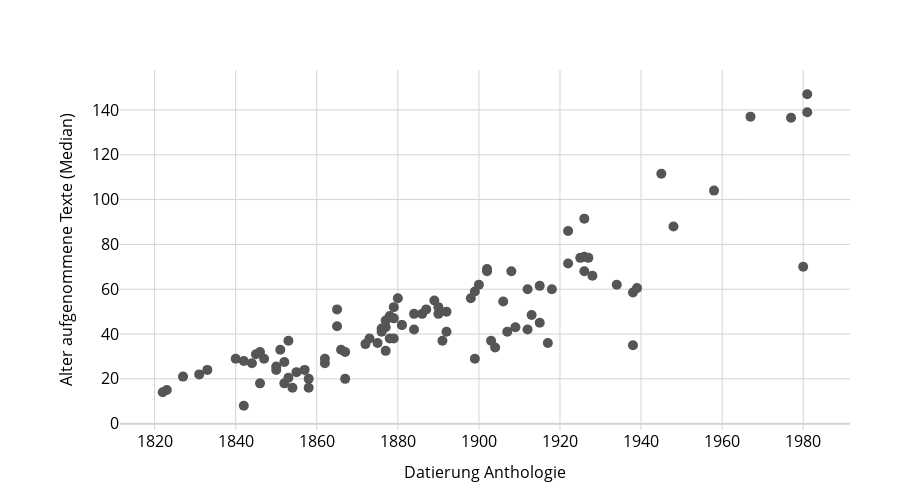

Here is the notebook cell this chart was saved with:
### Code cell
fig = px.scatter(
    anthologies_overview,
    x = 'anthology_year_used_ed',
    y = 'ages_median',
    hover_data = ['anthology'],
    labels = {'anthology_year_used_ed' : 'Datierung Anthologie', 
              'ages_median' : 'Alter aufgenommene Texte (Median)'},
)
    
fig.update_traces(marker={'size': 10})

fig.update_layout(
    width = 900, height = 500,
    xaxis=dict(tickfont=dict(size=16), titlefont=dict(size=16)),
    yaxis=dict(tickfont=dict(size=16), titlefont=dict(size=16)),
    margin=dict(t=70, b=70, l=120, r=50)
)
fig = update_fig_for_publication(fig, make_grey=True)
fig.update_xaxes(gridcolor="lightgray", showgrid=True)
fig.write_image(f"plots/4 Alter der Texte in Geschichtslyrik-Anthologien.pdf")
fig.show()

### Figure 1 — Plotly figure (JSON) as saved in the notebook; plotly's stock layout.template omitted (floating-point values rounded to 4 significant figures)
{"data": [{"customdata": [["1822.Petri"], ["1823.Petri"], ["1827/28.Petri"], ["1831.Wagner"], ["1833.Kröger"], ["1840.Schottmüller"], ["1842.Anonym(OestAd)"], ["1842/44.Lehmann"], ["1844.Niemeyer"], ["1845.Anonym"], ["1846.Anonym"], ["1846.Kletke"], ["1846.Sydow.2(1847)"], ["1850.Grube"], ["1850.Kriebitzsch"], ["1851.Müller/Kletke"], ["1852.Böttger.4(1862)"], ["1852.Jolowicz"], ["1852.Kurz"], ["1853.Gebhart"], ["1853.Krumbacher"], ["1854.Gruppe"], ["1855.Lüttringhaus.2(1857)"], ["1855.Zimmermann"], ["1858.Hocker"], ["1858.Lüttringhaus"], ["1862.Fricke"], ["1865.Anonym"], ["1865.Förster"], ["1866.Niedergesäß"], ["1867.Remy"], ["1867.Scholz"], ["1868.Corens.2(1872)"], ["1870.Brünnert.4(1902)"], ["1872.Bindewald.2(1875)"], ["1873.Kroder"], ["1876.Bintz"], ["1876.Bodamer"], ["1877.Anonym"], ["1877.Edert"], ["1877.Wagner"], ["1878.Gündel"], ["1878.Krämer"], ["1878.Pennerstorfer.2(1879)"], ["1879.Haselmayer/Haselmayer"], ["1879.Teuffenbach"], ["1880.Anonym"], ["1881.Polack"], ["1881/83.Meyer"], ["1884.Boehm"], ["1884.Meyer/Reichel"], ["1886.Bliedner"], ["1887.Kriebitzsch"], ["1889.Krais"], ["1890.Basedow"], ["1890.Kirchner"], ["1891.Brümmer"], ["1892.Dietlein"], ["1892/93.Tetzner"], ["1898.Wolter"], ["1899.Nießen"], ["1899.Schiffels"], ["1900.Waldmann"], ["1902.Lomberg"], ["1903.Stückmann/Ekeris"], ["1904.Linde"], ["1906/07.Weber"], ["1907.Zettel/Brunner"], ["1908.Berg"], ["1909.Meyer-Frommhold"], ["1912.Harten/Henniger"], ["1912.Werner"], ["1913.Schrutz"], ["1915.Eggert-Windegg"], ["1915.Sellmann"], ["1917.Götze/Ulbricht"], ["1918.Eschmann"], ["1922.Buckeley"], ["1922.Uhlmann-Bixterheide"], ["1925.Wehrhan"], ["1926.Beck"], ["1926.Rücker"], ["1926.Wenz"], ["1927.Maus"], ["1928/29.Graach"], ["1931.Müller.5(1945)"], ["1934.Jelusich"], ["1938.Plenzat"], ["1938.Schulz"], ["1939.Berendt"], ["1948.Anonym"], ["1958.Kipp"], ["1967.Fabian"], ["1977.Pawlik/Schlender"], ["1980.Kronenberg"], ["1981.Klein"], ["1981.Pinson"]], "hovertemplate": "Datierung Anthologie=%{x}<br>Alter aufgenommene Texte (Median)=%{y}<br>anthology=%{customdata[0]}<extra></extra>", "legendgroup": "", "line": {"color": "#555555"}, "marker": {"color": "#555555", "size": 10, "symbol": "circle"}, "mode": "markers", "name": "", "orientation": "v", "showlegend": false, "type": "scatter", "x": [1822, 1823, 1827, 1831, 1833, 1840, 1842, 1842, 1844, 1845, 1846, 1846, 1847, 1850, 1850, 1851, 1862, 1852, 1852, 1853, 1853, 1854, 1857, 1855, 1858, 1858, 1862, 1865, 1865, 1866, 1867, 1867, 1872, 1902, 1875, 1873, 1876, 1876, 1877, 1877, 1877, 1878, 1878, 1879, 1879, 1879, 1880, 1881, 1881, 1884, 1884, 1886, 1887, 1889, 1890, 1890, 1891, 1892, 1892, 1898, 1899, 1899, 1900, 1902, 1903, 1904, 1906, 1907, 1908, 1909, 1912, 1912, 1913, 1915, 1915, 1917, 1918, 1922, 1922, 1925, 1926, 1926, 1926, 1927, 1928, 1945, 1934, 1938, 1938, 1939, 1948, 1958, 1967, 1977, 1980, 1981, 1981], "xaxis": "x", "y": [14, 15, 21, 22, 24, 29, 8, 28, 27, 31, 32, 18, 29, 25.5, 24, 33, 27, 27.5, 18, 37, 20.5, 16, 24, 23, 20, 16, 29, 43.5, 51, 33, 32, 20, 35.5, 68, 36, 38, 42.5, 41, 32.5, 43, 46, 48, 38, 47, 52, 38, 56, 44, 44, 42, 49, 49, 51, 55, 49, 52, 37, 50, 41, 56, 29, 59, 62, 69, 37, 34, 54.5, 41, 68, 43, 60, 42, 48.5, 61.5, 45, 36, 60, 86, 71.5, 74, 68, 74.5, 91.5, 74, 66, 111.5, 62, 35, 58.5, 60.5, 88, 104, 137, 136.5, 70, 147, 139], "yaxis": "y"}], "layout": {"font": {"color": "black"}, "height": 500, "legend": {"bordercolor": "black", "borderwidth": 1, "tracegroupgap": 0}, "margin": {"b": 70, "l": 120, "r": 50, "t": 70}, "paper_bgcolor": "white", "plot_bgcolor": "white", "width": 900, "xaxis": {"anchor": "y", "autorange": true, "color": "black", "domain": [0, 1], "gridcolor": "lightgray", "range": [1811.0, 1992.0], "showgrid": true, "tickfont": {"size": 16}, "title": {"font": {"size": 16}, "text": "Datierung Anthologie"}, "type": "linear"}, "yaxis": {"anchor": "x", "autorange": true, "color": "black", "domain": [0, 1], "gridcolor": "lightgray", "range": [-2.821, 157.8], "tickfont": {"size": 16}, "title": {"font": {"size": 16}, "text": "Alter aufgenommene Texte (Median)"}, "type": "linear", "zerolinecolor": "lightgray"}}}
